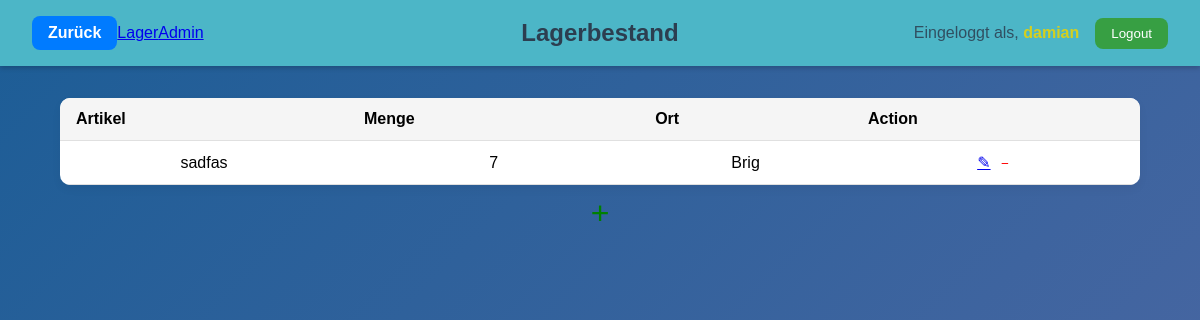
/stocks/ (signed in), run on the app's committed database.
### accounts/models.py (models this page shows)
class User(AbstractUser):
    is_approve = models.BooleanField(default=False)
    role = models.ForeignKey('Role', on_delete=models.PROTECT, null=True, blank=True)

### lager/models.py (models this page shows, shortened)
class Stock(models.Model):
    item = models.ForeignKey(Item, on_delete=models.CASCADE, related_name='stocks', verbose_name="Artikel")
    quantity = models.PositiveIntegerField(default=0, verbose_name="Menge")
    location = models.CharField(max_length=100, blank=True, null=True, verbose_name="Ort")

class Item(models.Model):
    name = models.CharField(max_length=100, verbose_name="Name")
    description = models.TextField(blank=True, null=True, verbose_name="Beschreibung")
    sku = models.CharField(max_length=50, unique=True, verbose_name="Artikelnummer")
    unit = models.CharField(max_length=50, default='Stück', verbose_name="Einheit", blank=True, null=True)
    quantity = models.IntegerField(default=1, verbose_name="Menge")
    size = models.CharField(max_length=10, verbose_name="Groesse", blank=True, null=True)

### lager/views.py (the view)
# urls.py: path("stocks/", views.stock_list, name="stock_list"),
@login_required
def stock_list(request):
    stocks = Stock.objects.all()
    return render(request, "lager/stock.html", {"objects": stocks})

### lager/templates/lager/stock.html (shortened to what this page needs)
{% extends "base.html" %}
{% load static %}
{% block extra_css %}
<link rel="stylesheet" href="{% static 'css/stock.css' %}">
{% endblock %}
{% block header %}
{% include 'includes/header.html' with header_name='Lagerbestand' %}
{% endblock %}
{% block content %}
<div class="stock-container">
    <table class="stock-table">
        <thead>
        <tr>
            <th>Artikel</th>
            <th>Menge</th>
            <th>Ort</th>
            <th>Action</th>
        </tr>
        </thead>
        <tbody>
        {% for obj in objects %}
        <tr>
            <td>{{ obj.item.name }}</td>
            <td>{{ obj.quantity }}</td>
            <td>{{ obj.location }}</td>
            <td>
                {% if user.is_superuser or role_id == 1 %}
                <a href="{% url 'stock_edit' obj.pk %}">✎</a>
                <form action="{% url 'stock_delete' obj.pk %}"
                      method="post"
                      style="display:inline;"
                      onsubmit="return confirm('Willst du diesen Lagerbestand wirklich löschen?');">
                    <button type="submit" style="background:transparent;border:none;color:red;">−</button>
                </form>
                {% endif %}
            </td>
        </tr>
        {% empty %}
        <tr>
            <td colspan="6" class="no-data">Kein Lagebestand vorhanden</td>
        </tr>
        {% endfor %}
        </tbody>
    </table>
    {% if user.is_superuser or role_id == 1 %}
    <div style="margin-top:10px;">
        <a href="{% url 'stock_create' %}" style="font-size:2em;text-decoration:none;color:green;">+</a>
    </div>
    {% endif %}
</div>
{% endblock %}

### templates/includes/header.html (shortened to what this page needs)
{% load static %}
<link rel="stylesheet" href="{% static 'css/header.css' %}">
<header class="app-header">
    <div class="header-left">
        <a href="javascript:history.back()" class="back-btn">Zurück</a>
        <a href="{% url 'lager_list' %}">Lager</a>
        {% if user.is_superuser or user.is_staff %}
        <a href="{% url 'admin:index' %}">Admin</a>
        {% endif %}
    </div>
    <div class="header-center">
        <h1 class="logo">{{ header_name|default:"Pfadi Lager" }}</h1>
    </div>
    <div class="header-right">
        {% if user.is_authenticated %}
        <span class="username">Eingeloggt als, <span class="username-highlight">{{ user.username }}</span></span>
        <form action="{% url 'logout' %}" method="post" class="logout-form">
            <button type="submit" class="logout-btn">Logout</button>
        </form>
        {% else %}
        <a href="{% url 'login' %}" class="login-link">Login</a>
        {% endif %}
    </div>
</header>

### static/css/styles.css (style rules this page uses)
html, body { height: 100%; margin: 0; padding: 0; font-family: Arial, sans-serif; background: linear-gradient(135deg, #1c5d96 0%, #5168a4 100%); background-attachment: fixed; background-repeat: no-repeat; background-size: cover; }
.username-highlight { color: #eed400; font-weight: 600; }

### static/css/stock.css (style rules this page uses)
.stock-container { max-width: 90%; margin: 2rem auto; text-align: center; }
.stock-table { width: 100%; border-collapse: collapse; background-color: #fff; box-shadow: 0 4px 10px rgba(0, 0, 0, 0.05); border-radius: 10px; overflow: hidden; }
.stock-table th, .stock-table td { padding: 0.75rem 1rem; border-bottom: 1px solid #e0e0e0; }
.stock-table th { background-color: #f5f5f5; font-weight: 600; text-align: left; }

### static/css/header.css (style rules this page uses)
.app-header { display: flex; justify-content: space-between; align-items: center; background-color: #4cb6c7; color: #2c3e50; padding: 1rem 2rem; box-shadow: 0 2px 5px rgba(0, 0, 0, 0.2); }
.app-header .header-left, .app-header .header-center, .app-header .header-right { display: flex; align-items: center; }
.app-header .header-left { flex: 1; }
.app-header .header-left .back-btn { text-decoration: none; background-color: #007BFF; color: white; padding: 0.5rem 1rem; border-radius: 8px; font-weight: bold; transition: background-color 0.3s ease; }
.app-header .header-center { flex: 1; justify-content: center; }
.app-header .header-center .logo { font-size: 1.5rem; font-weight: bold; margin: 0; text-align: center; }
.app-header .header-right { flex: 1; justify-content: flex-end; gap: 1rem; }
.app-header .header-right .username { font-size: 1rem; opacity: 0.85; }
.app-header .header-right .logout-form { display: inline; }
.app-header .header-right .logout-form .logout-btn { background-color: #379f43; border: none; color: #fff; padding: 0.5rem 1rem; border-radius: 8px; cursor: pointer; transition: background-color 0.3s ease; }

### data on the page
User: username "damian"
Stock: item.name "sadfas", quantity "7", location "Brig"

### other printed values
{{ header_name|default:"Pfadi Lager" }} "Lagerbestand"
